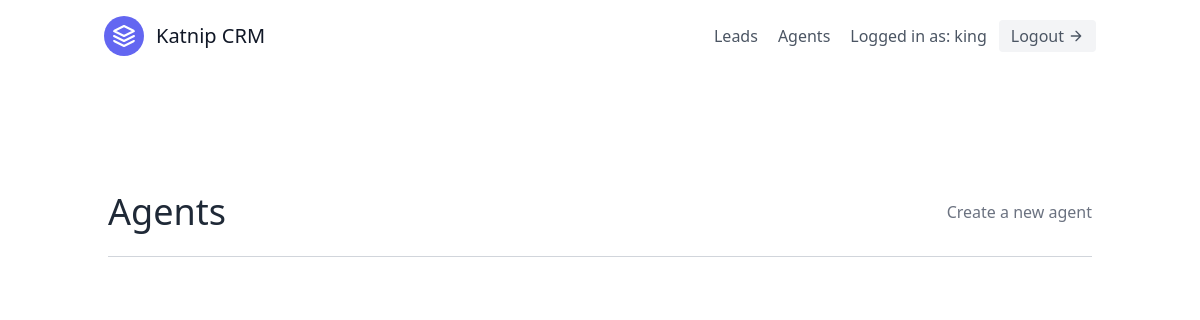
The page /agents/ (signed in) on the database as committed earlier.
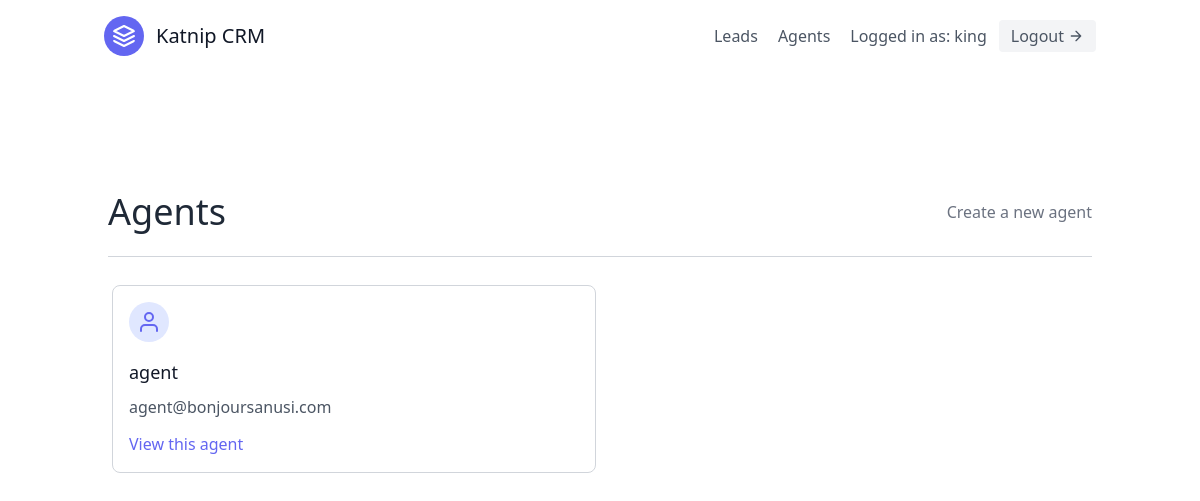
The same page on the database as committed later.
### leads/models.py (models this page shows, shortened)
class Agent(models.Model):
    user = models.OneToOneField(User, on_delete=models.CASCADE)
    organisation = models.ForeignKey(
        UserProfile, on_delete=models.CASCADE
    )

class User(AbstractUser):
    is_organiser = models.BooleanField(default=True)
    is_agent = models.BooleanField(default=False)

### agents/views.py (the view)
# urls.py: path('', AgentListView.as_view(), name='agent-list'),
class AgentListView(OrganiserAndLoginRequiredMixin, generic.ListView):
    template_name = "agents/agent_list.html"
    def get_queryset(self):
        organisation = self.request.user.userprofile
        return Agent.objects.filter(organisation=organisation)

### agents/mixins.py (called while the page is built)
    def dispatch(self, request, *args, **kwargs):
        if not request.user.is_authenticated or not request.user.is_organiser:
            return redirect('login')
        return super().dispatch(request, *args, **kwargs)

### agents/templates/agents/agent_list.html (shortened to what this page needs)
{% extends 'base.html' %}
{% block content %}
<section class="text-gray-600 body-font">
  <div class="container px-5 py-24 mx-auto flex flex-wrap">
    <div class="w-full mb-6 py-6 flex justify-between items-center border-b border-gray-300">
      <div>
        <h1 class="text-4xl text-gray-800">Agents</h1>
      </div>
      <div>
        <a class="text-gray-500 hover:text-blue-500" href="{% url 'agents:agent-create' %}">Create a new agent</a>
      </div>
    </div>
    <div class="flex flex-wrap mx-auto w-full">
        {% for agent in object_list %}
        <div class="xl:w-1/3 md:w-1/2">
            <div class="border border-gray-300 p-4 m-1 rounded-lg">
                <div class="w-10 h-10 inline-flex items-center justify-center rounded-full bg-indigo-100 text-indigo-500 mb-4">
                    <svg fill="none" stroke="currentColor" stroke-linecap="round" stroke-linejoin="round" stroke-width="2" class="w-6 h-6" viewBox="0 0 24 24">
                        <path d="M20 21v-2a4 4 0 00-4-4H8a4 4 0 00-4 4v2"></path>
                        <circle cx="12" cy="7" r="4"></circle>
                    </svg>
                </div>
                <h2 class="text-lg text-gray-900 font-medium title-font mb-2">{{ agent.user.username }}</h2>
                <p class="leading-relaxed text-base break-words">{{ agent.user.email }}</p>
                <a href="{% url 'agents:agent-detail' agent.pk %}" class="mt-3 text-indigo-500 inline-flex items-center">
                View this agent
                </a>
            </div>
        </div>
        {%endfor %}
    </div>
  </div>
</section>
{% endblock content %}

Rows that differ between the two databases and show on the page:
added Agent: user.username "agent", user.email "agent@bonjoursanusi.com"
